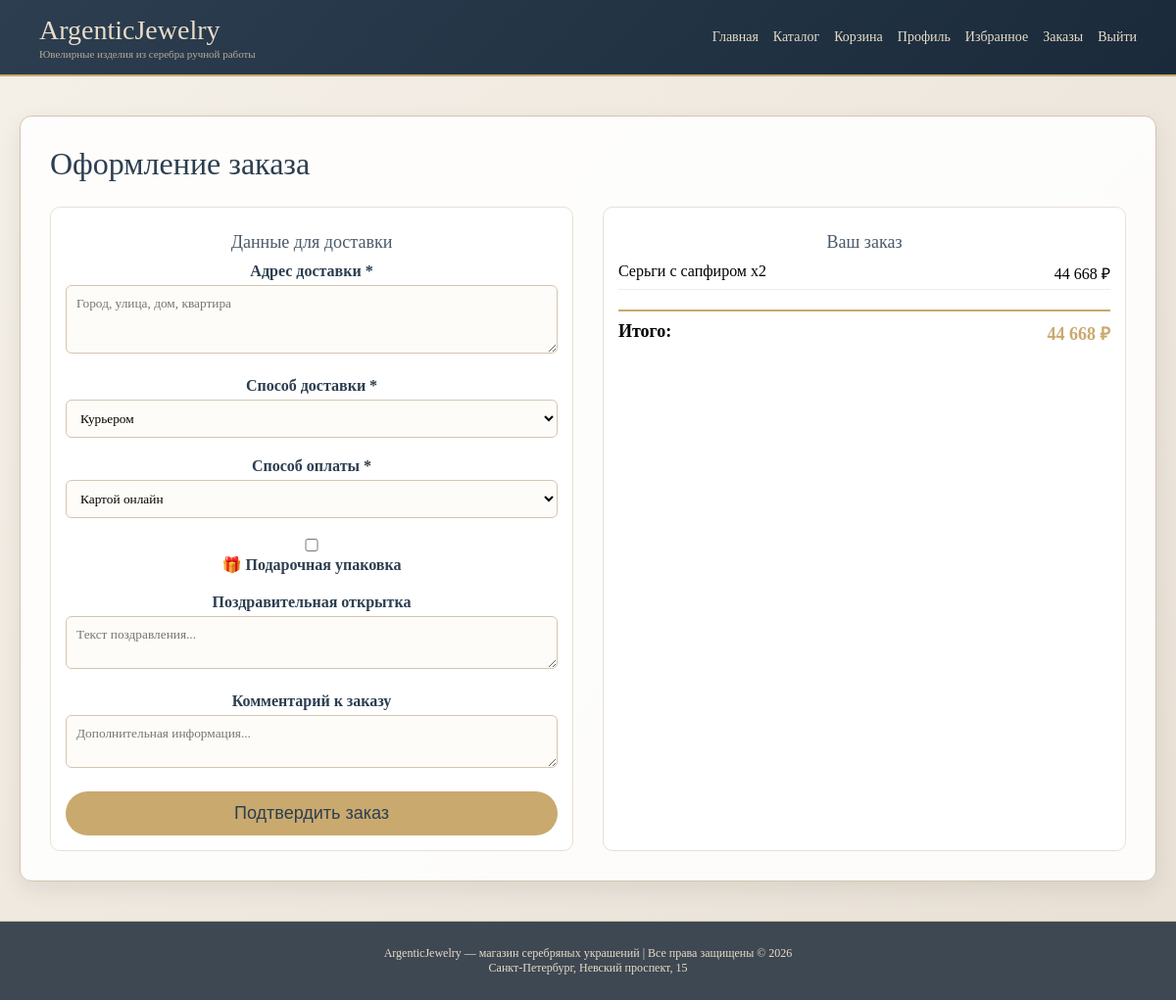
The app's page /checkout/ (signed in) with its own data.
### store/models.py (models this page shows, shortened)
class CartItem(models.Model):
    cart = models.ForeignKey(
        Cart,
        on_delete=models.CASCADE,
        related_name='items',
        verbose_name='Корзина'
    )
    product = models.ForeignKey(
        Product,
        on_delete=models.CASCADE,
        related_name='cart_items',
        verbose_name='Товар'
    )
    quantity = models.PositiveIntegerField(default=1, verbose_name='Количество')
    added_at = models.DateTimeField(auto_now_add=True, verbose_name='Дата добавления')
    class Meta:
        verbose_name = 'Элемент корзины'
        verbose_name_plural = 'Элементы корзины'
        unique_together = ['cart', 'product']
    @property
    def total_price(self):
        if self.product and self.product.price is not None and self.quantity is not None:
            return self.product.price * self.quantity
        return Decimal('0')

class Product(models.Model):
    SILVER_TYPE_CHOICES = [
        ('sterling', 'Стерлинговое серебро (925)'),
        ('fine', 'Чистое серебро (999)'),
        ('argentium', 'Аргентиум серебро'),
        ('mexican', 'Мексиканское серебро'),
        ('oxidized', 'Оксидированное серебро'),
        ('rhodium_plated', 'Серебро с родиевым покрытием'),
        ('black', 'Черненое серебро'),
        ('matte', 'Матовое серебро'),
    ]
    FINENESS_CHOICES = [
        ('800', '800 проба'),
        ('830', '830 проба'),
        ('875', '875 проба'),
        ('900', '900 проба'),
        ('916', '916 проба'),
        ('925', '925 проба'),
        ('960', '960 проба'),
        ('999', '999 проба'),
    ]
    STONE_TYPE_CHOICES = [
        ('diamond', 'Бриллиант'),
        ('ruby', 'Рубин'),
        ('sapphire', 'Сапфир'),
        ('emerald', 'Изумруд'),
        ('topaz', 'Топаз'),
        ('amethyst', 'Аметист'),
        ('garnet', 'Гранат'),
        ('peridot', 'Перидот'),
        ('citrine', 'Цитрин'),
        ('aquamarine', 'Аквамарин'),
        ('tourmaline', 'Турмалин'),
        ('opal', 'Опал'),
        ('pearl', 'Жемчуг'),
        ('cubic_zirconia', 'Фианит'),
        ('moonstone', 'Лунный камень'),
        ('none', 'Нет камней'),
    ]
    name = models.CharField(max_length=200, verbose_name='Название')
    slug = models.SlugField(unique=True, verbose_name='URL идентификатор')
    description = models.TextField(verbose_name='Описание')
    price = models.DecimalField(max_digits=10, decimal_places=2, verbose_name='Цена')
    old_price = models.DecimalField(
        max_digits=10, decimal_places=2, blank=True, null=True,
        verbose_name='Старая цена'
    )
    stock_quantity = models.PositiveIntegerField(default=0, verbose_name='Количество на складе')
    reserved_quantity = models.PositiveIntegerField(default=0, verbose_name='Зарезервировано')
    category = models.ForeignKey(
        Category,
        on_delete=models.CASCADE,
        related_name='products', #задаем имя для всех товаров категории
        verbose_name='Категория'
    )
    image = models.ImageField(
        upload_to=product_image_upload_path,
        blank=True,
        null=True,
        verbose_name='Главное фото',
        help_text='Основное фото товара (обязательно для отображения)'
    )
    image_2 = models.ImageField(
        upload_to=product_image_upload_path,
        blank=True,
        null=True,
        verbose_name='Дополнительное фото 2',
        help_text='Дополнительное фото товара'
    )
    image_3 = models.ImageField(
        upload_to=product_image_upload_path,
        blank=True,
        null=True,
        verbose_name='Дополнительное фото 3'
    )
    image_4 = models.ImageField(
        upload_to=product_image_upload_path,
        blank=True,
        null=True,
        verbose_name='Дополнительное фото 4'
    )
    image_5 = models.ImageField(
        upload_to=product_image_upload_path,
        blank=True,
        null=True,
        verbose_name='Дополнительное фото 5'
    )
    silver_type = models.CharField(
        max_length=30,
        choices=SILVER_TYPE_CHOICES,
        default='sterling',
        verbose_name='Тип серебра'
    )
    fineness = models.CharField(
        max_length=4,
        choices=FINENESS_CHOICES,
        default='925',
        verbose_name='Проба серебра'
    )
    weight = models.DecimalField(
        max_digits=6,
        decimal_places=2,
        verbose_name='Вес изделия (г)'
    )
    size = models.CharField(
        max_length=20,
        blank=True,
        verbose_name='Размер (для колец, браслетов)',
        help_text='Например: 16.5, 17, 18, S, M, L'
    )
    stones = models.BooleanField(default=False, verbose_name='Наличие драгоценных камней')
    stone_type = models.CharField(
        max_length=20,
        choices=STONE_TYPE_CHOICES,
        blank=True,
        verbose_name='Тип камня'
    )
    stone_weight = models.DecimalField(
        max_digits=5,
        decimal_places=2,
        blank=True,
        null=True,
        verbose_name='Вес камней (карат)',
        help_text='Общий вес всех камней в каратах'
    )
    collection = models.CharField(max_length=100, blank=True, verbose_name='Коллекция')
    instruction_file = models.FileField(
        upload_to='instructions/',
        blank=True,
        null=True,
        verbose_name='Инструкция к товару',
        help_text='Загрузите инструкцию'
    )
    external_link = models.URLField(
        blank=True,
        null=True,
        verbose_name='Внешняя ссылка',
        help_text='Ссылка на видеообзор, сайт производителя или дополнительную информацию'
    )
    created_at = models.DateTimeField(auto_now_add=True, verbose_name='Дата создания')
    updated_at = models.DateTimeField(auto_now=True, verbose_name='Дата обновления')
    created_by = models.ForeignKey(
        User,
        on_delete=models.SET_NULL,
        null=True,
        related_name='created_products',
        verbose_name='Создал'
    )
    objects = models.Manager()              # стандартный менеджер (все товары)
    available = AvailableProductManager()  #кастомный менеджер (только в наличии)
    class Meta:
        verbose_name = 'Товар'
        verbose_name_plural = 'Товары'
        ordering = ['-created_at']  # Product сортировка — новые сверху
    @property
    def available_quantity(self):
        return self.stock_quantity - self.reserved_quantity

class Cart(models.Model):
    user = models.ForeignKey(
        User,
        on_delete=models.CASCADE,
        blank=True,
        null=True,
        related_name='carts',
        verbose_name='Пользователь'
    )
    session_key = models.CharField(max_length=40, blank=True, verbose_name='Ключ сессии')
    created_at = models.DateTimeField(auto_now_add=True, verbose_name='Дата создания')
    updated_at = models.DateTimeField(auto_now=True, verbose_name='Дата обновления')
    class Meta:
        verbose_name = 'Корзина'
        verbose_name_plural = 'Корзины'
        ordering = ['-updated_at']
    @property
    def total_price(self):
        return sum(item.total_price for item in self.items.all())

### store/views.py (the view, shortened to what this page needs)
# urls.py: path('checkout/', views.checkout, name='checkout'),
@login_required
def checkout(request):
    cart = get_cart(request)
    if cart.user != request.user:
        messages.error(request, 'Доступ запрещён. Корзина не принадлежит вам.')
        return redirect('store:cart_detail')
    items = cart.items.all()
    if not items:
        messages.warning(request, 'Корзина пуста')
        return redirect('store:cart_detail')
    for item in items:
        if item.quantity > item.product.available_quantity:
            messages.error(request, f'Товара "{item.product.name}" осталось только {item.product.available_quantity} шт.')
            return redirect('store:cart_detail')
    return render(request, 'store/checkout.html', {
        'cart': cart,
        'items': items,
        'delivery_methods': Order.DELIVERY_CHOICES,
        'payment_methods': Order.PAYMENT_CHOICES,
    })

### store/templatetags/store_filters.py (called while the page is built)
@register.filter
def rub_format(value):
    try:
        return f"{float(value):,.0f}".replace(',', ' ') + " ₽" #запятая разделитель тысяч, .0ф - без копеек
    except:
        return value

### store/views.py (called while the page is built, shortened)
def get_cart(request):
    if request.user.is_authenticated:
        cart, created = Cart.objects.get_or_create(user=request.user)
    return cart

### store/templates/store/checkout.html (shortened to what this page needs)
{% extends 'base.html' %}
{% load store_filters %}
{% block content %}
<h1>Оформление заказа</h1>
<div style="display: grid; grid-template-columns: 1fr 1fr; gap: 30px;">
    <div class="product-card">
        <h3>Данные для доставки</h3>
        <form method="post">
            <div class="form-group">
                <label>Адрес доставки *</label>
                <textarea name="delivery_address" rows="3" required placeholder="Город, улица, дом, квартира"></textarea>
            </div>
            <div class="form-group">
                <label>Способ доставки *</label>
                <select name="delivery_method" required>
                    {% for value, label in delivery_methods %}
                        <option value="{{ value }}">{{ label }}</option>
                    {% endfor %}
                </select>
            </div>
            <div class="form-group">
                <label>Способ оплаты *</label>
                <select name="payment_method" required>
                    {% for value, label in payment_methods %}
                        <option value="{{ value }}">{{ label }}</option>
                    {% endfor %}
                </select>
            </div>
            <div class="form-group">
                <label>
                    <input type="checkbox" name="gift_wrap">
                    🎁 Подарочная упаковка
                </label>
            </div>
            <div class="form-group">
                <label>Поздравительная открытка</label>
                <textarea name="gift_message" rows="2" placeholder="Текст поздравления..."></textarea>
            </div>
            <div class="form-group">
                <label>Комментарий к заказу</label>
                <textarea name="comment" rows="2" placeholder="Дополнительная информация..."></textarea>
            </div>
            <button type="submit" style="width: 100%; background: #c9a96e; color: #2c3e50; font-size: 18px;">
                Подтвердить заказ
            </button>
        </form>
    </div>
    <div class="product-card">
        <h3>Ваш заказ</h3>
        {% for item in items %}
            <div style="display: flex; justify-content: space-between; margin-bottom: 10px; border-bottom: 1px solid #eee; padding-bottom: 5px;">
                <span>{{ item.product.name }} x{{ item.quantity }}</span>
                <span>{{ item.total_price|rub_format }}</span>
            </div>
        {% endfor %}
        <div style="margin-top: 20px; padding-top: 10px; border-top: 2px solid #c9a96e;">
            <div style="display: flex; justify-content: space-between; font-weight: bold; font-size: 18px;">
                <span>Итого:</span>
                <span style="color: #c9a96e;">{{ cart.total_price|rub_format }}</span>
            </div>
        </div>
    </div>
</div>
{% endblock %}

### store/templates/base.html (style rules this page uses)
* { margin: 0; padding: 0; box-sizing: border-box; }
body { font-family: 'Georgia', 'Times New Roman', serif; background: linear-gradient(135deg, #f5f0e8 0%, #e8e0d5 100%); min-height: 100vh; display: flex; flex-direction: column; }
h1, h2, h3 { color: #2c3e50; font-weight: normal; }
h1 { font-size: 32px; margin-bottom: 25px; }
h3 { font-size: 20px; margin: 0 0 15px 0; color: #4a5a6a; }
.product-card { background: white; border-radius: 10px; padding: 15px; text-align: center; transition: 0.2s; border: 1px solid #e8e0d5; }
.product-card h3 { font-size: 18px; margin: 10px 0; }
.form-group { margin-bottom: 20px; }
label { display: block; color: #2c3e50; margin-bottom: 5px; font-weight: bold; }
input, textarea, select { width: 100%; padding: 10px; border: 1px solid #d4c5b0; border-radius: 6px; font-family: inherit; background: #fefcf8; }
button { background: #3a4a5a; color: #e8dcc8; border: none; padding: 12px 30px; border-radius: 25px; cursor: pointer; font-size: 16px; }

### records on screen
CartItem: product.name "Серьги с сапфиром", quantity "2", total_price|rub_format "44 668 ₽"
Cart: total_price|rub_format "44 668 ₽"

### other values on screen
form field delivery_method "Курьером"
form field payment_method "Картой онлайн"
